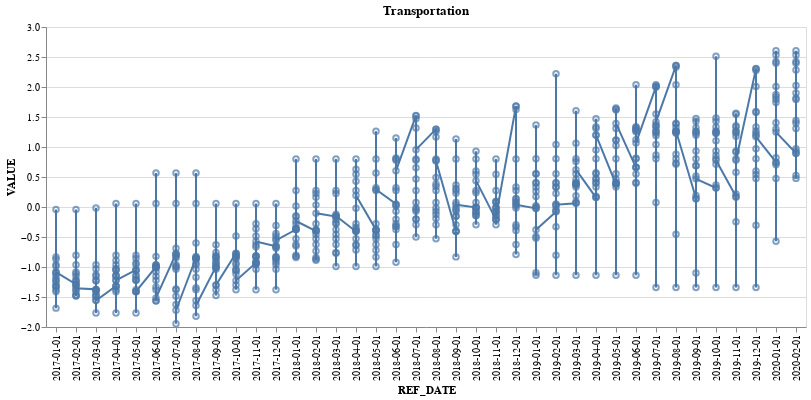
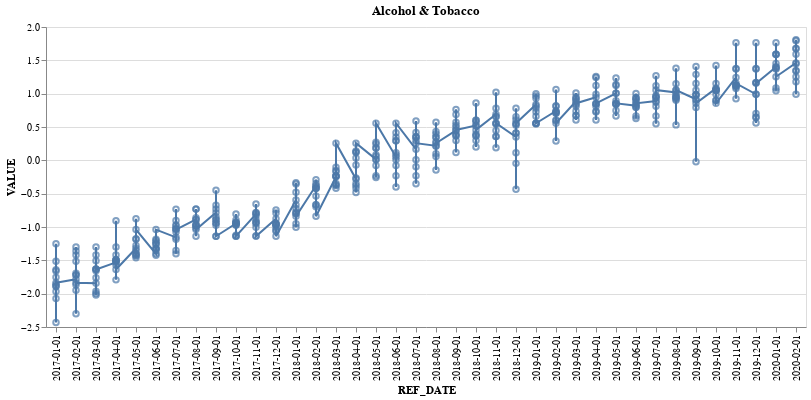
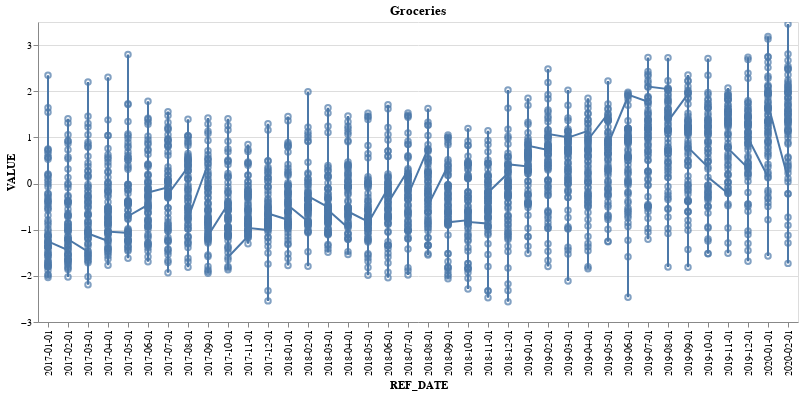
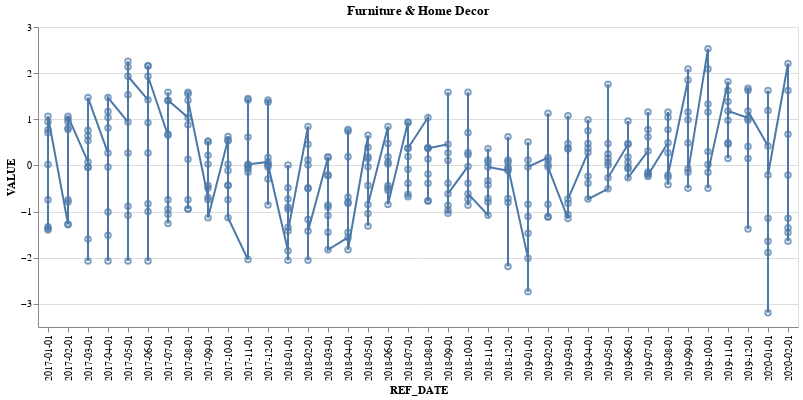

The code cell stored with these charts, in order, in its notebook:
### Code cell
import altair as alt

for column in df_Canada_CPI_Scaled['Category'].unique():
    try: 
        print(column)
        df_plot = df_Canada_CPI_Scaled[df_Canada_CPI_Scaled['Category'] == column]
        print(df_plot)
        chart = alt.Chart(df_plot).mark_point().encode(
            x='REF_DATE',
            y='VALUE',
            tooltip=['REF_DATE', 'VALUE']
        ).properties(
            title=column
        ).interactive()

        df_plot = df_Canada_CPI_Scaled[df_Canada_CPI_Scaled['Category'] == column]
        print(df_plot)
        chart2 = alt.Chart(df_plot).mark_line().encode(
            x='REF_DATE',
            y='VALUE',
            tooltip=['REF_DATE', 'VALUE']
        ).properties(
            title=column
        ).interactive()
        display(chart+chart2)
    except:
        continue

### Figure 1 — Vega-Lite specification as saved in the notebook (floating-point values rounded to 4 significant figures; data arrays with more than 128 entries replaced by an {"elided": "..."} marker saying what was removed)
{"config": {"view": {"continuousWidth": 300, "continuousHeight": 300}}, "layer": [{"data": {"name": "data-d327b63dbde6652e9c535765c54d6640"}, "mark": {"type": "point"}, "encoding": {"tooltip": [{"field": "REF_DATE", "type": "nominal"}, {"field": "VALUE", "type": "quantitative"}], "x": {"field": "REF_DATE", "type": "nominal"}, "y": {"field": "VALUE", "type": "quantitative"}}, "name": "view_1", "title": "Transportation"}, {"data": {"name": "data-d327b63dbde6652e9c535765c54d6640"}, "mark": {"type": "line"}, "encoding": {"tooltip": [{"field": "REF_DATE", "type": "nominal"}, {"field": "VALUE", "type": "quantitative"}], "x": {"field": "REF_DATE", "type": "nominal"}, "y": {"field": "VALUE", "type": "quantitative"}}, "name": "view_2", "title": "Transportation"}], "params": [{"name": "param_1", "select": {"type": "interval", "encodings": ["x", "y"]}, "bind": "scales", "views": ["view_1"]}, {"name": "param_2", "select": {"type": "interval", "encodings": ["x", "y"]}, "bind": "scales", "views": ["view_2"]}], "$schema": "https://vega.github.io/schema/vega-lite/v5.20.1.json", "datasets": {"data-d327b63dbde6652e9c535765c54d6640": {"elided": "684 records"}}}

### Figure 2 — Vega-Lite specification as saved in the notebook (floating-point values rounded to 4 significant figures; data arrays with more than 128 entries replaced by an {"elided": "..."} marker saying what was removed)
{"config": {"view": {"continuousWidth": 300, "continuousHeight": 300}}, "layer": [{"data": {"name": "data-572d2884ff45fd296322aa6e06475fc8"}, "mark": {"type": "point"}, "encoding": {"tooltip": [{"field": "REF_DATE", "type": "nominal"}, {"field": "VALUE", "type": "quantitative"}], "x": {"field": "REF_DATE", "type": "nominal"}, "y": {"field": "VALUE", "type": "quantitative"}}, "name": "view_3", "title": "Alcohol & Tobacco"}, {"data": {"name": "data-572d2884ff45fd296322aa6e06475fc8"}, "mark": {"type": "line"}, "encoding": {"tooltip": [{"field": "REF_DATE", "type": "nominal"}, {"field": "VALUE", "type": "quantitative"}], "x": {"field": "REF_DATE", "type": "nominal"}, "y": {"field": "VALUE", "type": "quantitative"}}, "name": "view_4", "title": "Alcohol & Tobacco"}], "params": [{"name": "param_3", "select": {"type": "interval", "encodings": ["x", "y"]}, "bind": "scales", "views": ["view_3"]}, {"name": "param_4", "select": {"type": "interval", "encodings": ["x", "y"]}, "bind": "scales", "views": ["view_4"]}], "$schema": "https://vega.github.io/schema/vega-lite/v5.20.1.json", "datasets": {"data-572d2884ff45fd296322aa6e06475fc8": {"elided": "456 records"}}}

### Figure 3 — Vega-Lite specification as saved in the notebook (floating-point values rounded to 4 significant figures; data arrays with more than 128 entries replaced by an {"elided": "..."} marker saying what was removed)
{"config": {"view": {"continuousWidth": 300, "continuousHeight": 300}}, "layer": [{"data": {"name": "data-a4913d031e0b219949713464fd07fbf2"}, "mark": {"type": "point"}, "encoding": {"tooltip": [{"field": "REF_DATE", "type": "nominal"}, {"field": "VALUE", "type": "quantitative"}], "x": {"field": "REF_DATE", "type": "nominal"}, "y": {"field": "VALUE", "type": "quantitative"}}, "name": "view_5", "title": "Groceries"}, {"data": {"name": "data-a4913d031e0b219949713464fd07fbf2"}, "mark": {"type": "line"}, "encoding": {"tooltip": [{"field": "REF_DATE", "type": "nominal"}, {"field": "VALUE", "type": "quantitative"}], "x": {"field": "REF_DATE", "type": "nominal"}, "y": {"field": "VALUE", "type": "quantitative"}}, "name": "view_6", "title": "Groceries"}], "params": [{"name": "param_5", "select": {"type": "interval", "encodings": ["x", "y"]}, "bind": "scales", "views": ["view_5"]}, {"name": "param_6", "select": {"type": "interval", "encodings": ["x", "y"]}, "bind": "scales", "views": ["view_6"]}], "$schema": "https://vega.github.io/schema/vega-lite/v5.20.1.json", "datasets": {"data-a4913d031e0b219949713464fd07fbf2": {"elided": "2698 records"}}}

### Figure 4 — Vega-Lite specification as saved in the notebook (floating-point values rounded to 4 significant figures; data arrays with more than 128 entries replaced by an {"elided": "..."} marker saying what was removed)
{"config": {"view": {"continuousWidth": 300, "continuousHeight": 300}}, "layer": [{"data": {"name": "data-40ce62ac5ed2ef61c168af239c7c9a27"}, "mark": {"type": "point"}, "encoding": {"tooltip": [{"field": "REF_DATE", "type": "nominal"}, {"field": "VALUE", "type": "quantitative"}], "x": {"field": "REF_DATE", "type": "nominal"}, "y": {"field": "VALUE", "type": "quantitative"}}, "name": "view_7", "title": "Furniture & Home Decor"}, {"data": {"name": "data-40ce62ac5ed2ef61c168af239c7c9a27"}, "mark": {"type": "line"}, "encoding": {"tooltip": [{"field": "REF_DATE", "type": "nominal"}, {"field": "VALUE", "type": "quantitative"}], "x": {"field": "REF_DATE", "type": "nominal"}, "y": {"field": "VALUE", "type": "quantitative"}}, "name": "view_8", "title": "Furniture & Home Decor"}], "params": [{"name": "param_7", "select": {"type": "interval", "encodings": ["x", "y"]}, "bind": "scales", "views": ["view_7"]}, {"name": "param_8", "select": {"type": "interval", "encodings": ["x", "y"]}, "bind": "scales", "views": ["view_8"]}], "$schema": "https://vega.github.io/schema/vega-lite/v5.20.1.json", "datasets": {"data-40ce62ac5ed2ef61c168af239c7c9a27": {"elided": "328 records"}}}
